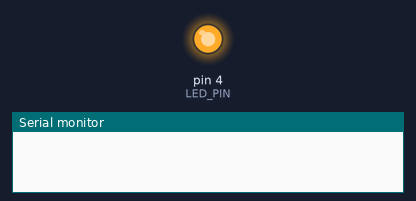
Bench run of a sketch on a simulated Arduino Uno, built with avr-gcc and run on an emulated ATmega328P. On the bench: output pins drawn as LEDs (lit = HIGH), the last lines printed to the serial monitor.

Above: at 0.12 s.
At 2.1 s:
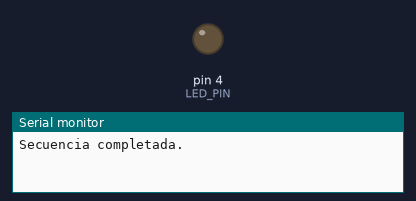
Timing chart, 0 to 6.9 s (numbered marks = the images above):
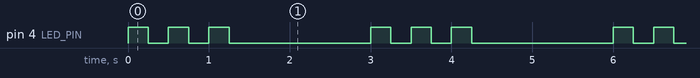

The sketch:

codserial.ino
```cpp
const int LED_PIN = 4;

 void setup() {
 pinMode(LED_PIN, OUTPUT);
 Serial.begin(115200); // Inicia la comunicacion serial
 }

 void loop() {
 int n = 3; // Cantidad de parpadeos deseados

 for (int i = 1; i <= n; i++) {
 digitalWrite(LED_PIN, HIGH);
 delay(250);

 digitalWrite(LED_PIN, LOW);
 delay(250);
 }

 Serial.println("Secuencia completada."); // Mensaje de seguimiento
 delay(1500);
 }
```

Measured:
- by itself, pin 4 (LED_PIN): repeats every 3.0 s: 2 × (LOW 0.25 s, HIGH 0.25 s), LOW 1.8 s, HIGH 0.25 s
- by itself, everything shown: repeats every 3.0 s, in 6 steps
